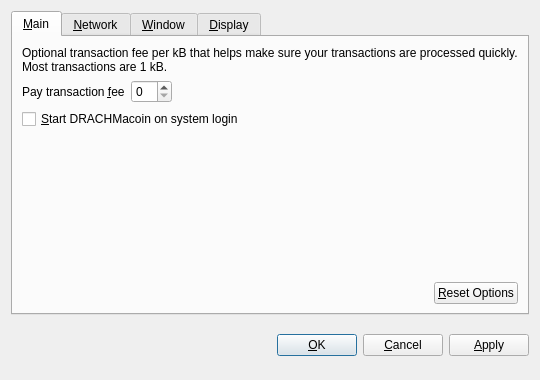
<?xml version="1.0" encoding="UTF-8"?>
<ui version="4.0">
 <class>OptionsDialog</class>
 <widget class="QDialog" name="OptionsDialog">
  <property name="geometry">
   <rect>
    <x>0</x>
    <y>0</y>
    <width>540</width>
    <height>380</height>
   </rect>
  </property>
  <property name="windowTitle">
   <string>Options</string>
  </property>
  <property name="modal">
   <bool>true</bool>
  </property>
  <layout class="QVBoxLayout" name="verticalLayout">
   <item>
    <widget class="QTabWidget" name="tabWidget">
     <property name="tabPosition">
      <enum>QTabWidget::North</enum>
     </property>
     <property name="currentIndex">
      <number>0</number>
     </property>
     <widget class="QWidget" name="tabMain">
      <attribute name="title">
       <string>&amp;Main</string>
      </attribute>
      <layout class="QVBoxLayout" name="verticalLayout_Main">
       <item>
        <widget class="QLabel" name="transactionFeeInfoLabel">
         <property name="text">
          <string>Optional transaction fee per kB that helps make sure your transactions are processed quickly. Most transactions are 1 kB.</string>
         </property>
         <property name="textFormat">
          <enum>Qt::PlainText</enum>
         </property>
         <property name="wordWrap">
          <bool>true</bool>
         </property>
        </widget>
       </item>
       <item>
        <layout class="QHBoxLayout" name="horizontalLayout_1_Main">
         <item>
          <widget class="QLabel" name="transactionFeeLabel">
           <property name="text">
            <string>Pay transaction &amp;fee</string>
           </property>
           <property name="textFormat">
            <enum>Qt::PlainText</enum>
           </property>
           <property name="buddy">
            <cstring>transactionFee</cstring>
           </property>
          </widget>
         </item>
         <item>
          <widget class="BitcoinAmountField" name="transactionFee"/>
         </item>
         <item>
          <spacer name="horizontalSpacer_1_Main">
           <property name="orientation">
            <enum>Qt::Horizontal</enum>
           </property>
           <property name="sizeHint" stdset="0">
            <size>
             <width>40</width>
             <height>20</height>
            </size>
           </property>
          </spacer>
         </item>
        </layout>
       </item>
       <item>
        <widget class="QCheckBox" name="bitcoinAtStartup">
         <property name="toolTip">
          <string>Automatically start DRACHMacoin after logging in to the system.</string>
         </property>
         <property name="text">
          <string>&amp;Start DRACHMacoin on system login</string>
         </property>
        </widget>
       </item>
       <item>
        <spacer name="verticalSpacer_Main">
         <property name="orientation">
          <enum>Qt::Vertical</enum>
         </property>
         <property name="sizeHint" stdset="0">
          <size>
           <width>20</width>
           <height>40</height>
          </size>
         </property>
        </spacer>
       </item>
       <item>
        <layout class="QHBoxLayout" name="horizontalLayout_2_Main">
         <item>
          <spacer name="horizontalSpacer_2_Main">
           <property name="orientation">
            <enum>Qt::Horizontal</enum>
           </property>
           <property name="sizeHint" stdset="0">
            <size>
             <width>40</width>
             <height>20</height>
            </size>
           </property>
          </spacer>
         </item>
         <item>
          <widget class="QPushButton" name="resetButton">
           <property name="toolTip">
            <string>Reset all client options to default.</string>
           </property>
           <property name="text">
            <string>&amp;Reset Options</string>
           </property>
           <property name="autoDefault">
            <bool>false</bool>
           </property>
          </widget>
         </item>
        </layout>
       </item>
      </layout>
     </widget>
     <widget class="QWidget" name="tabNetwork">
      <attribute name="title">
       <string>&amp;Network</string>
      </attribute>
      <layout class="QVBoxLayout" name="verticalLayout_Network">
       <item>
        <widget class="QCheckBox" name="mapPortUpnp">
         <property name="toolTip">
          <string>Automatically open the DRACHMacoin client port on the router. This only works when your router supports UPnP and it is enabled.</string>
         </property>
         <property name="text">
          <string>Map port using &amp;UPnP</string>
         </property>
        </widget>
       </item>
       <item>
        <widget class="QCheckBox" name="connectSocks">
         <property name="toolTip">
          <string>Connect to the DRACHMacoin network through a SOCKS proxy (e.g. when connecting through Tor).</string>
         </property>
         <property name="text">
          <string>&amp;Connect through SOCKS proxy:</string>
         </property>
        </widget>
       </item>
       <item>
        <layout class="QHBoxLayout" name="horizontalLayout_Network">
         <item>
          <widget class="QLabel" name="proxyIpLabel">
           <property name="text">
            <string>Proxy &amp;IP:</string>
           </property>
           <property name="textFormat">
            <enum>Qt::PlainText</enum>
           </property>
           <property name="buddy">
            <cstring>proxyIp</cstring>
           </property>
          </widget>
         </item>
         <item>
          <widget class="QValidatedLineEdit" name="proxyIp">
           <property name="maximumSize">
            <size>
             <width>140</width>
             <height>16777215</height>
            </size>
           </property>
           <property name="toolTip">
            <string>IP address of the proxy (e.g. 127.0.0.1)</string>
           </property>
          </widget>
         </item>
         <item>
          <widget class="QLabel" name="proxyPortLabel">
           <property name="text">
            <string>&amp;Port:</string>
           </property>
           <property name="textFormat">
            <enum>Qt::PlainText</enum>
           </property>
           <property name="buddy">
            <cstring>proxyPort</cstring>
           </property>
          </widget>
         </item>
         <item>
          <widget class="QLineEdit" name="proxyPort">
           <property name="maximumSize">
            <size>
             <width>55</width>
             <height>16777215</height>
            </size>
           </property>
           <property name="toolTip">
            <string>Port of the proxy (e.g. 9050)</string>
           </property>
          </widget>
         </item>
         <item>
          <widget class="QLabel" name="socksVersionLabel">
           <property name="text">
            <string>SOCKS &amp;Version:</string>
           </property>
           <property name="textFormat">
            <enum>Qt::PlainText</enum>
           </property>
           <property name="buddy">
            <cstring>socksVersion</cstring>
           </property>
          </widget>
         </item>
         <item>
          <widget class="QValueComboBox" name="socksVersion">
           <property name="toolTip">
            <string>SOCKS version of the proxy (e.g. 5)</string>
           </property>
          </widget>
         </item>
         <item>
          <spacer name="horizontalSpacer_Network">
           <property name="orientation">
            <enum>Qt::Horizontal</enum>
           </property>
           <property name="sizeHint" stdset="0">
            <size>
             <width>40</width>
             <height>20</height>
            </size>
           </property>
          </spacer>
         </item>
        </layout>
       </item>
       <item>
        <spacer name="verticalSpacer_Network">
         <property name="orientation">
          <enum>Qt::Vertical</enum>
         </property>
         <property name="sizeHint" stdset="0">
          <size>
           <width>20</width>
           <height>40</height>
          </size>
         </property>
        </spacer>
       </item>
      </layout>
     </widget>
     <widget class="QWidget" name="tabWindow">
      <attribute name="title">
       <string>&amp;Window</string>
      </attribute>
      <layout class="QVBoxLayout" name="verticalLayout_Window">
       <item>
        <widget class="QCheckBox" name="minimizeToTray">
         <property name="toolTip">
          <string>Show only a tray icon after minimizing the window.</string>
         </property>
         <property name="text">
          <string>&amp;Minimize to the tray instead of the taskbar</string>
         </property>
        </widget>
       </item>
       <item>
        <widget class="QCheckBox" name="minimizeOnClose">
         <property name="toolTip">
          <string>Minimize instead of exit the application when the window is closed. When this option is enabled, the application will be closed only after selecting Quit in the menu.</string>
         </property>
         <property name="text">
          <string>M&amp;inimize on close</string>
         </property>
        </widget>
       </item>
       <item>
        <spacer name="verticalSpacer_Window">
         <property name="orientation">
          <enum>Qt::Vertical</enum>
         </property>
         <property name="sizeHint" stdset="0">
          <size>
           <width>20</width>
           <height>40</height>
          </size>
         </property>
        </spacer>
       </item>
      </layout>
     </widget>
     <widget class="QWidget" name="tabDisplay">
      <attribute name="title">
       <string>&amp;Display</string>
      </attribute>
      <layout class="QVBoxLayout" name="verticalLayout_Display">
       <item>
        <layout class="QHBoxLayout" name="horizontalLayout_1_Display">
         <item>
          <widget class="QLabel" name="langLabel">
           <property name="text">
            <string>User Interface &amp;language:</string>
           </property>
           <property name="textFormat">
            <enum>Qt::PlainText</enum>
           </property>
           <property name="buddy">
            <cstring>lang</cstring>
           </property>
          </widget>
         </item>
         <item>
          <widget class="QValueComboBox" name="lang">
           <property name="toolTip">
            <string>The user interface language can be set here. This setting will take effect after restarting DRACHMacoin.</string>
           </property>
          </widget>
         </item>
        </layout>
       </item>
       <item>
        <layout class="QHBoxLayout" name="horizontalLayout_2_Display">
         <item>
          <widget class="QLabel" name="unitLabel">
           <property name="text">
            <string>&amp;Unit to show amounts in:</string>
           </property>
           <property name="textFormat">
            <enum>Qt::PlainText</enum>
           </property>
           <property name="buddy">
            <cstring>unit</cstring>
           </property>
          </widget>
         </item>
         <item>
          <widget class="QValueComboBox" name="unit">
           <property name="toolTip">
            <string>Choose the default subdivision unit to show in the interface and when sending coins.</string>
           </property>
          </widget>
         </item>
        </layout>
       </item>
       <item>
        <widget class="QCheckBox" name="displayAddresses">
         <property name="toolTip">
          <string>Whether to show DRACHMacoin addresses in the transaction list or not.</string>
         </property>
         <property name="text">
          <string>&amp;Display addresses in transaction list</string>
         </property>
        </widget>
       </item>
       <item>
        <widget class="QCheckBox" name="coinControlFeatures">
         <property name="toolTip">
          <string>Whether to show coin control features or not.</string>
         </property>
         <property name="text">
          <string>Display coin &amp;control features (experts only!)</string>
         </property>
        </widget>
       </item>
       <item>
        <spacer name="verticalSpacer_Display">
         <property name="orientation">
          <enum>Qt::Vertical</enum>
         </property>
         <property name="sizeHint" stdset="0">
          <size>
           <width>20</width>
           <height>40</height>
          </size>
         </property>
        </spacer>
       </item>
      </layout>
     </widget>
    </widget>
   </item>
   <item>
    <layout class="QHBoxLayout" name="horizontalLayout_Buttons">
     <item>
      <spacer name="horizontalSpacer_1">
       <property name="orientation">
        <enum>Qt::Horizontal</enum>
       </property>
       <property name="sizeHint" stdset="0">
        <size>
         <width>40</width>
         <height>48</height>
        </size>
       </property>
      </spacer>
     </item>
     <item>
      <widget class="QLabel" name="statusLabel">
       <property name="font">
        <font>
         <weight>75</weight>
         <bold>true</bold>
        </font>
       </property>
       <property name="text">
        <string/>
       </property>
       <property name="textFormat">
        <enum>Qt::PlainText</enum>
       </property>
       <property name="wordWrap">
        <bool>true</bool>
       </property>
      </widget>
     </item>
     <item>
      <spacer name="horizontalSpacer_2">
       <property name="orientation">
        <enum>Qt::Horizontal</enum>
       </property>
       <property name="sizeHint" stdset="0">
        <size>
         <width>40</width>
         <height>48</height>
        </size>
       </property>
      </spacer>
     </item>
     <item>
      <widget class="QPushButton" name="okButton">
       <property name="text">
        <string>&amp;OK</string>
       </property>
      </widget>
     </item>
     <item>
      <widget class="QPushButton" name="cancelButton">
       <property name="text">
        <string>&amp;Cancel</string>
       </property>
       <property name="autoDefault">
        <bool>false</bool>
       </property>
      </widget>
     </item>
     <item>
      <widget class="QPushButton" name="applyButton">
       <property name="text">
        <string>&amp;Apply</string>
       </property>
       <property name="autoDefault">
        <bool>false</bool>
       </property>
      </widget>
     </item>
    </layout>
   </item>
  </layout>
 </widget>
 <customwidgets>
  <customwidget>
   <class>BitcoinAmountField</class>
   <extends>QSpinBox</extends>
   <header>bitcoinamountfield.h</header>
  </customwidget>
  <customwidget>
   <class>QValueComboBox</class>
   <extends>QComboBox</extends>
   <header>qvaluecombobox.h</header>
  </customwidget>
  <customwidget>
   <class>QValidatedLineEdit</class>
   <extends>QLineEdit</extends>
   <header>qvalidatedlineedit.h</header>
  </customwidget>
 </customwidgets>
 <resources/>
 <connections/>
</ui>
